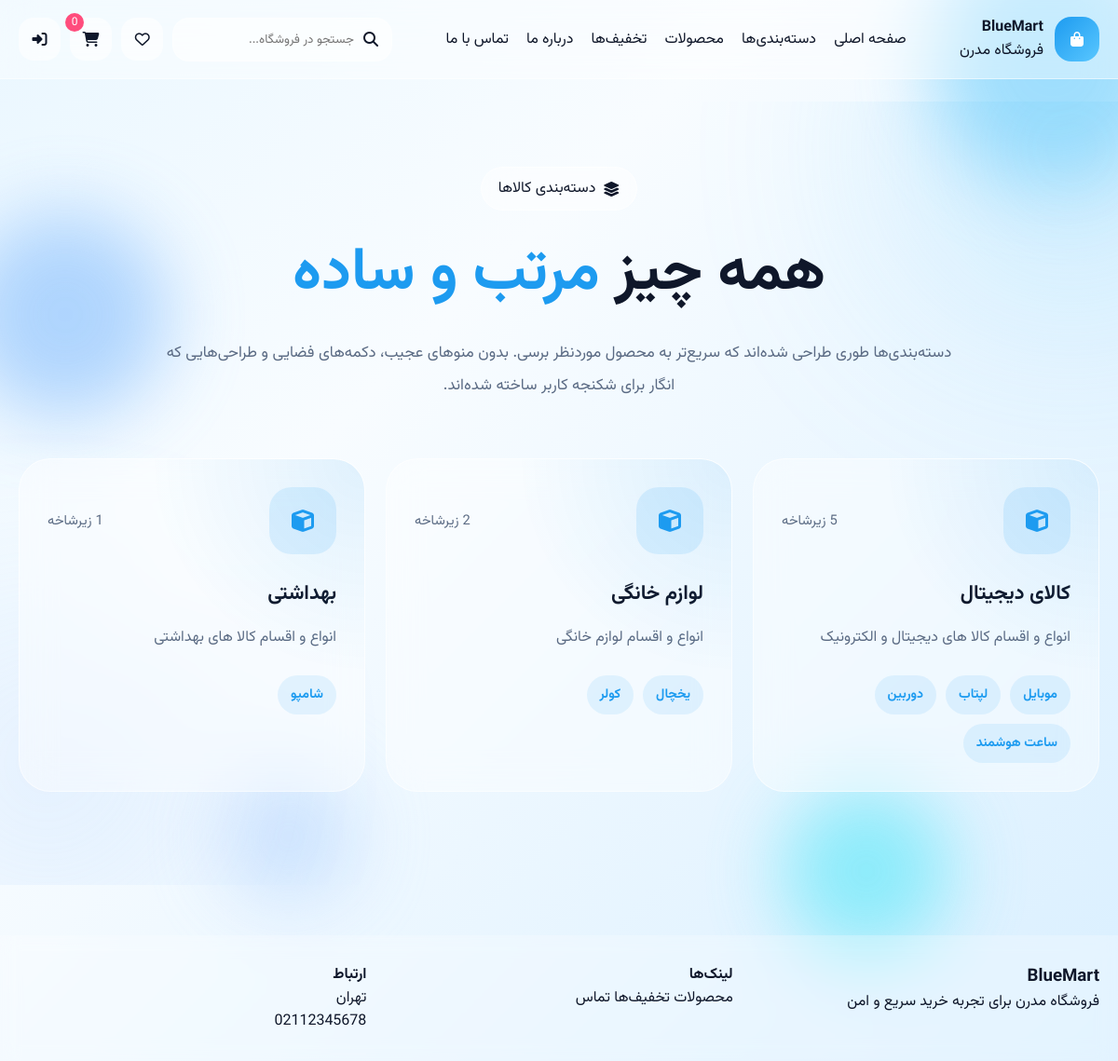
The app's page /product/categories/ with its own data.
### products/models.py (models this page shows, shortened)
class ProductCategory(models.Model):
    name = models.CharField(max_length=100)
    description = models.TextField()
    slug = models.SlugField(unique=True, blank=True)
    sub_category = models.ForeignKey('ProductCategory', on_delete=models.CASCADE, null=True, blank=True,
                                     related_name='sub_categorys')
    created_at = models.DateTimeField(auto_now_add=True)
    updated_at = models.DateTimeField(auto_now=True)
    is_active = models.BooleanField(default=True)

### products/views.py (the view)
# urls.py: path('categories/', CategoryView.as_view() , name='categories'),
class CategoryView(View):
    def get(self, request):
        categories = ProductCategory.objects.filter(
            is_active=True,
            sub_category=None
        ).prefetch_related('sub_categorys')
        mes = None
        if 'mes' in request.session:
            mes = request.session.get('mes')
            del request.session['mes']
        user = check_auth(request)
        context = {
            'categories': categories,
            'mes': mes
        }
        if user[0]:
            context['custom_user'] = user[1]
        return render(request, 'category/category.html', context)

### utils/auth.py (called while the page is built)
def check_auth(request: HttpRequest):
    if 'username' in request.session and 'password' in request.session:
        username = request.session['username']
        password = request.session['password']
        user = CustomUser.objects.filter(username=username, is_active=True).first()
        if user and user.check_password(password):
            return True, user
        else:
            del request.session['username']
            del request.session['password']
            request.session['mes'] = 'خروج با موفقیت انجام شد وارد شوید'
            return False, 'username or password incorrect'
    else:
        return False, 'not logged in'

### utils/context_processors.py (called while the page is built, shortened)
def cart_summary(request):
    user = check_auth(request)
    if not user[0]:
        return {'cart_count': 0}

### templates/category/category.html (shortened to what this page needs)
{% extends 'base/base_heder_footer.html' %}
{% block extra_css %}
    <link rel="stylesheet" href="/templates/category/style.css">
{% endblock %}
{% block content %}
<section class="bm-category-v3">
    <div class="bm-category-v3-glow bm-category-v3-glow-1"></div>
    <div class="bm-category-v3-glow bm-category-v3-glow-2"></div>
    <div class="bm-container">
        <div class="bm-category-v3-hero">
            <span class="bm-category-v3-badge">
                <i class="fa-solid fa-layer-group"></i>
                دسته‌بندی کالاها
            </span>
            <h1>
                همه چیز
                <span>مرتب و ساده</span>
            </h1>
            <p>
                دسته‌بندی‌ها طوری طراحی شده‌اند که سریع‌تر به محصول موردنظر برسی.
                بدون منوهای عجیب، دکمه‌های فضایی و طراحی‌هایی که انگار برای شکنجه کاربر ساخته شده‌اند.
            </p>
        </div>
        <div class="bm-category-v3-grid">
            {% for category in categories %}
                <a href="/product/categories/{{ category.slug }}/" class="bm-category-v3-card">
                    <div class="bm-category-v3-top">
                        <div class="bm-category-v3-icon">
                            <i class="fa-solid fa-cube"></i>
                        </div>
                        <span>
                            {{ category.sub_categorys.count }} زیرشاخه
                        </span>
                    </div>
                    <h2>
                        {{ category.name }}
                    </h2>
                    <p>
                        {{ category.description|truncatechars:120 }}
                    </p>
                    {% if category.sub_categorys.all %}
                        <div class="bm-category-v3-subcategories">
                            {% for sub in category.sub_categorys.all|slice:":4" %}
                                <span>
                                    {{ sub.name }}
                                </span>
                            {% endfor %}
                        </div>
                    {% endif %}
                </a>
            {% endfor %}
        </div>
    </div>
</section>
{% endblock %}

### templates/base/style.css (style rules this page uses)
:root { --bm-primary:#1d9bf0; --bm-primary2:#59c7ff; --bm-bg1:#eaf7ff; --bm-bg2:#d9efff; --bm-text:#0f172a; --bm-muted:#5b6b84; --bm-border:rgba(255,255,255,.45); --bm-card:rgba(255,255,255,.55); --bm-z-header:1000; --bm-z-overlay:1100; --bm-z-menu:1200; }
* { margin:0; padding:0; box-sizing:border-box; font-family: "Vazirmatn", Tahoma, Arial, sans-serif; }
body.bm-body { direction:rtl; overflow-x:hidden; background:linear-gradient(135deg,var(--bm-bg1),#f8fcff 35%,var(--bm-bg2)); color:var(--bm-text); }
a { text-decoration:none; color:inherit; }
.bm-container { width:min(1200px,calc(100% - 40px)); margin:auto; }

### templates/category/style.css (style rules this page uses)
.bm-category-v3 { position:relative; padding:70px 0 100px; overflow:hidden; }
.bm-category-v3-glow { position:absolute; border-radius:50%; filter:blur(120px); opacity:.35; z-index:0; }
.bm-category-v3-glow-1 { width:340px; height:340px; background:#7dd3fc; top:-120px; right:-120px; }
.bm-category-v3-glow-2 { width:260px; height:260px; background:#93c5fd; left:-80px; bottom:0; }
.bm-category-v3 .bm-container { position:relative; z-index:2; }
.bm-category-v3-hero { max-width:850px; margin:auto auto 60px; text-align:center; }
.bm-category-v3-badge { display:inline-flex; align-items:center; gap:8px; padding:10px 18px; border-radius:999px; background:rgba(255,255,255,.45); border:1px solid rgba(255,255,255,.55); backdrop-filter:blur(18px); margin-bottom:24px; }
.bm-category-v3-hero h1 { font-size:4rem; line-height:1.4; margin-bottom:22px; }
.bm-category-v3-hero h1 span { color:var(--bm-primary); }
.bm-category-v3-hero p { color:var(--bm-muted); line-height:2.1; font-size:1.05rem; }
.bm-category-v3-grid { display:grid; grid-template-columns:repeat(3,1fr); gap:22px; }
.bm-category-v3-card { position:relative; overflow:hidden; padding:30px; border-radius:34px; background:rgba(255,255,255,.42); border:1px solid rgba(255,255,255,.55); backdrop-filter:blur(18px); transition:.3s; }
.bm-category-v3-card::before { content:""; position:absolute; inset:0; background: radial-gradient(circle at top right, rgba(29,155,240,.12), transparent 45%); }
.bm-category-v3-top { display:flex; align-items:center; justify-content:space-between; margin-bottom:26px; }
.bm-category-v3-icon { width:72px; height:72px; border-radius:24px; display:grid; place-items:center; background:rgba(29,155,240,.12); color:var(--bm-primary); font-size:1.5rem; }
.bm-category-v3-top span { color:var(--bm-muted); font-size:.92rem; }
.bm-category-v3-card h2 { font-size:1.35rem; margin-bottom:14px; }
.bm-category-v3-card p { color:var(--bm-muted); line-height:2; margin-bottom:24px; }
.bm-category-v3-subcategories { display:flex; flex-wrap:wrap; gap:10px; }
.bm-category-v3-subcategories span { padding:10px 14px; border-radius:999px; background:rgba(29,155,240,.10); color:var(--bm-primary); font-size:.88rem; font-weight:600; }

### records on screen
ProductCategory: name "کالای دیجیتال", description "انواع و اقسام کالا های دیجیتال و الکترونیک"
ProductCategory: name "موبایل"
ProductCategory: name "لپتاب"
ProductCategory: name "دوربین"
ProductCategory: name "ساعت هوشمند"
ProductCategory: name "لوازم خانگی", description "انواع و اقسام لوازم خانگی"
ProductCategory: name "یخچال"
ProductCategory: name "کولر"
ProductCategory: name "بهداشتی", description "انواع و اقسام کالا های بهداشتی"
ProductCategory: name "شامپو"

### other values on screen
{{ cart_count|default:0 }} "0"
